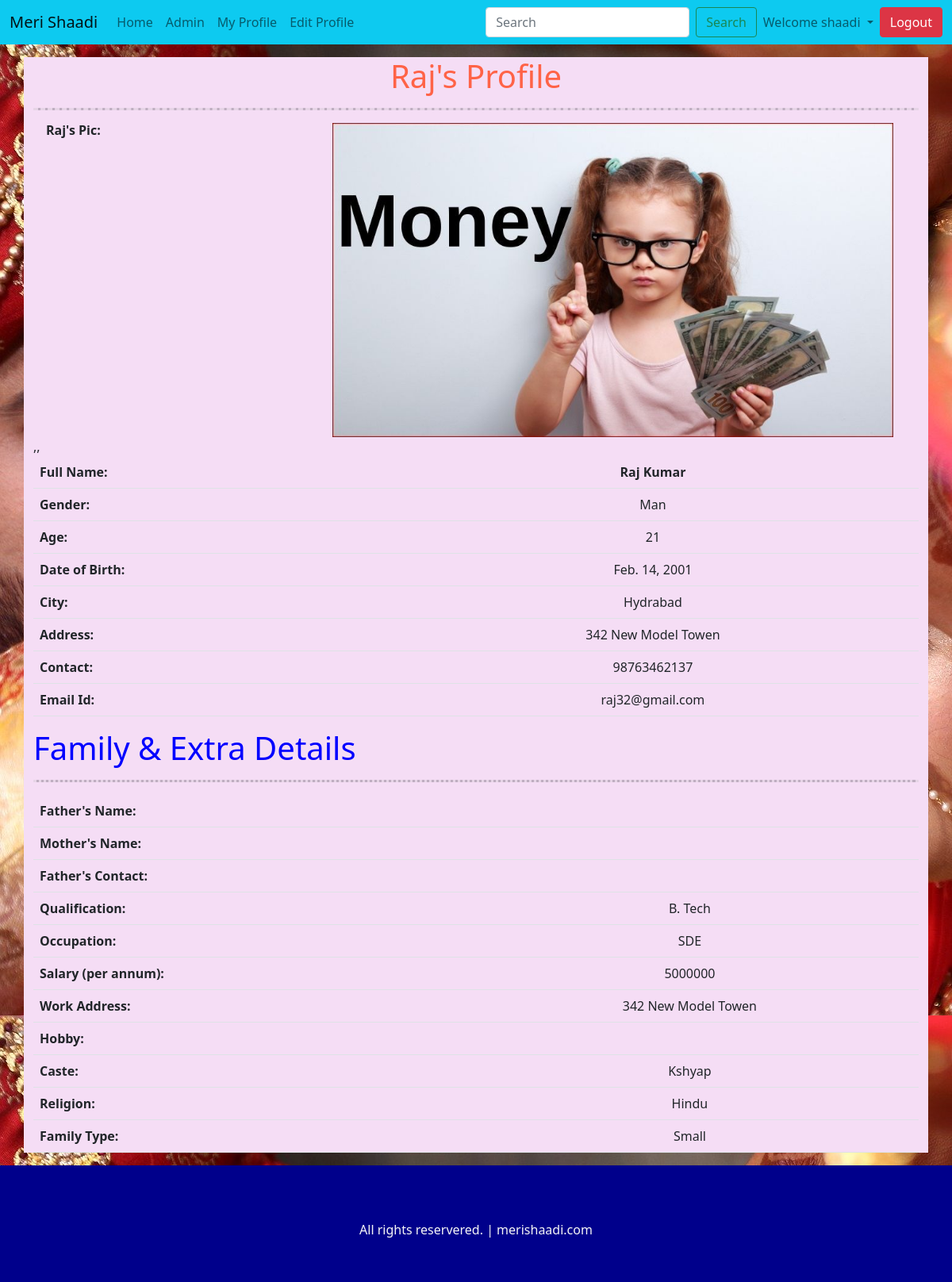
Screenshot of /profile/6 (signed in) with the database file from the repository.
### home/models.py (models this page shows)
class Profile(models.Model):
    user = models.OneToOneField(User, on_delete=models.CASCADE)
    first_name = models.CharField(max_length=50)
    last_name = models.CharField(max_length=50)
    email = models.CharField(max_length=50)
    gender = models.CharField(max_length=50, default="")
    age = models.IntegerField()
    pic = models.URLField()
    phone = models.CharField(max_length=15, default="")
    date_of_birth = models.DateField(default="")
    city = models.CharField(max_length=50, default="")
    address = models.CharField(max_length=150, default="")
    father_name = models.CharField(max_length=100, default="")
    mother_name = models.CharField(max_length=100, default="")
    father_phone = models.CharField(max_length=15, default="")
    work_address = models.CharField(max_length=150, default="")
    occupation = models.CharField(max_length=100, default="")
    salary = models.IntegerField(default="")
    qualification = models.CharField(max_length=500, default="")
    hobby = models.CharField(max_length=150, default="")
    caste = models.CharField(max_length=100, default="")
    religion = models.CharField(max_length=100, default="")
    family_type = models.CharField(max_length=100, default="", help_text="small/big/joint")
    def __str__(self):
        return self.user.username

### home/views.py (the view)
# urls.py: path('profile/<int:id>', profile, name='profile'),
def profile(request, id):
    print(id)
    try:
        user = User.objects.filter(id=id).first()
        if user is not None:
            profile = Profile.objects.filter(user=user).first()
            dic = {"profile": profile}
            return render(request, 'home/profile.html', dic)
    except Exception as e:
        print(e)
        print("user id is none...:")
    profile = Profile.objects.filter(id=id).first()
    print(profile)
    dic = {"profile": profile}
    return render(request, 'home/profile.html', dic)

### templates/home/profile.html (shortened to what this page needs)
{% extends 'base.html' %}
{% load static %}
{% load static %}
{% block body %}
<div class="mt-3 mb-3">
    <div class="container" style="background-color: rgb(245, 221, 245);">
        <h1 class="text-center" style="color: tomato;">{{profile.first_name}}'s Profile</h1>
        <hr class="dashed">
        <div class="container row g-3">
            <div class="col-md-4">
                <h6><b>{{profile.first_name}}'s Pic:</b></h6>
            </div>
            <div class="col-md-8">
                <img class="img-fluid" src="{{profile.pic}}">
            </div>
        </div>
        <table class="table">
            <tbody>
                <tr>
                    <th scope="row">Full Name:</th>
                    <td colspan="2" class="text-center"><b>{{profile.first_name}} {{profile.last_name}}</b></td>
                </tr>
                <tr>
                    <th scope="row">Gender:</th>
                    <td colspan="2" class="text-center">{{profile.gender}}</td>
                </tr>
                <tr>
                    <th scope="row">Age:</th>
                    <td colspan="2" class="text-center">{{profile.age}}</td>
                </tr>
                <tr>
                    <th scope="row">Date of Birth:</th>
                    <td class="text-center">{{profile.date_of_birth}}</td>
                </tr>
                <tr>
                    <th scope="row">City:</th>
                    <td colspan="2" class="text-center">{{profile.city}}</td>
                </tr>
                <tr>
                    <th scope="row">Address:</th>
                    <td colspan="2" class="text-center">{{profile.address}}</td>
                </tr>
                <tr>
                    <th scope="row">Contact:</th>
                    <td class="text-center">{{profile.phone}}</td>
                </tr>
                <tr>
                    <th scope="row">Email Id:</th>
                    <td colspan="2" class="text-center">{{profile.email}}</td>
                </tr>,,
            </tbody>
        </table>
        <h1 style="color: blue;">Family & Extra Details</h1>
        <hr class="dotted">
        <table class="table">
            <tbody>
                <tr>
                    <th scope="row">Father's Name:</th>
                    <td class="text-center">{{profile.father_name}}</td>
                </tr>
                <tr>
                    <th scope="row">Mother's Name:</th>
                    <td class="text-center">{{profile.mother_name}}</td>
                </tr>
                <tr>
                    <th scope="row">Father's Contact:</th>
                    <td colspan="2" class="text-center">{{profile.father_phone}}</td>
                </tr>
                <tr>
                    <th scope="row">Qualification:</th>
                    <td colspan="2" class="text-center">{{profile.qualification}}</td>
                </tr>
                <tr>
                    <th scope="row">Occupation:</th>
                    <td class="text-center">{{profile.occupation}}</td>
                </tr>
                <tr>
                    <th scope="row">Salary (per annum):</th>
                    <td colspan="2" class="text-center">{{profile.salary}}</td>
                </tr>
                <tr>
                    <th scope="row">Work Address:</th>
                    <td class="text-center">{{profile.work_address}}</td>
                </tr>
                <tr>
                    <th scope="row">Hobby:</th>
                    <td colspan="2" class="text-center">{{profile.hobby}}</td>
                </tr>
                <tr>
                    <th scope="row">Caste:</th>
                    <td colspan="2" class="text-center">{{profile.caste}}</td>
                </tr>
                <tr>
                    <th scope="row">Religion:</th>
                    <td colspan="2" class="text-center">{{profile.religion}}</td>
                </tr>
                <tr>
                    <th scope="row">Family Type:</th>
                    <td colspan="2" class="text-center">{{profile.family_type}}</td>
                </tr>
            </tbody>
        </table>
    </div>
</div>
{% endblock %}

### templates/base.html (shortened to what this page needs)
<!doctype html>
<html lang="en">
<head>
    <link href="https://cdn.jsdelivr.net/npm/bootstrap@5.0.2/dist/css/bootstrap.min.css" rel="stylesheet"
>
</head>
<body>
    <nav class="navbar navbar-expand-lg navbar-light bg-info">
        <div class="container-fluid">
            <a class="navbar-brand" href="/">Meri Shaadi</a>
            <div class="collapse navbar-collapse" id="navbarSupportedContent">
                <ul class="navbar-nav me-auto mb-2 mb-lg-0">
                    <li class="nav-item">
                        <a class="nav-link {% block home %}{% endblock home %}" aria-current="page" href="/">Home</a>
                    </li>
                    <li class="nav-item">
                        <a class="nav-link" target="_blank" href="/admin">Admin</a>
                    </li>
                    {% if request.user.is_authenticated %}
                    <li class="nav-item">
                        <a class="nav-link" href="/profile/{{request.user.id}}">My Profile</a>
                    </li>
                    <li class="nav-item">
                        <a class="nav-link" href="/editProfile/{{request.user.id}}">Edit Profile</a>
                    </li>
                    {% endif %}
                </ul>
                <form class="d-flex">
                    <input class="form-control me-2" type="search" placeholder="Search" aria-label="Search">
                    <button class="btn btn-outline-success" type="submit">Search</button>
                </form>
                {% if request.user.is_authenticated %}
                <ul class="navbar-nav mb-2 mb-lg-0">
                    <li class="nav-item dropdown">
                        <a class="nav-link dropdown-toggle" href="#" id="navbarDropdown" role="button"
                            data-bs-toggle="dropdown" aria-expanded="false">
                            Welcome {{request.user}}
                        </a>
                    </li>
                </ul>
                <a href="/logout" class="btn btn-danger">Logout</a>
                {% else %}
                <a href="/register" class="btn btn-success mx-2">Register</a>
                <a href="/login" class="btn btn-success">Login</a>
                {% endif %}
            </div>
        </div>
    </nav>
    {% block body %}{% endblock body %}
    <div class="footer text-center" style="background-color: darkblue;">
        <br>
        <br>
        <br>
        <h6 style="color: whitesmoke;">All rights reservered. | merishaadi.com</h6>
        <br>
        <br>
    </div>
</body>
</html>

### rows the page displays
Profile: first_name "Raj", pic (picture), last_name "Kumar", gender "Man", age "21", date_of_birth "Feb. 14, 2001", city "Hydrabad", address "342 New Model Towen", phone "98763462137", email "raj32@gmail.com", qualification "B. Tech", occupation "SDE", salary "5000000", work_address "342 New Model Towen", caste "Kshyap", religion "Hindu", family_type "Small"

### other values shown
{{ request.user }} "shaadi"
